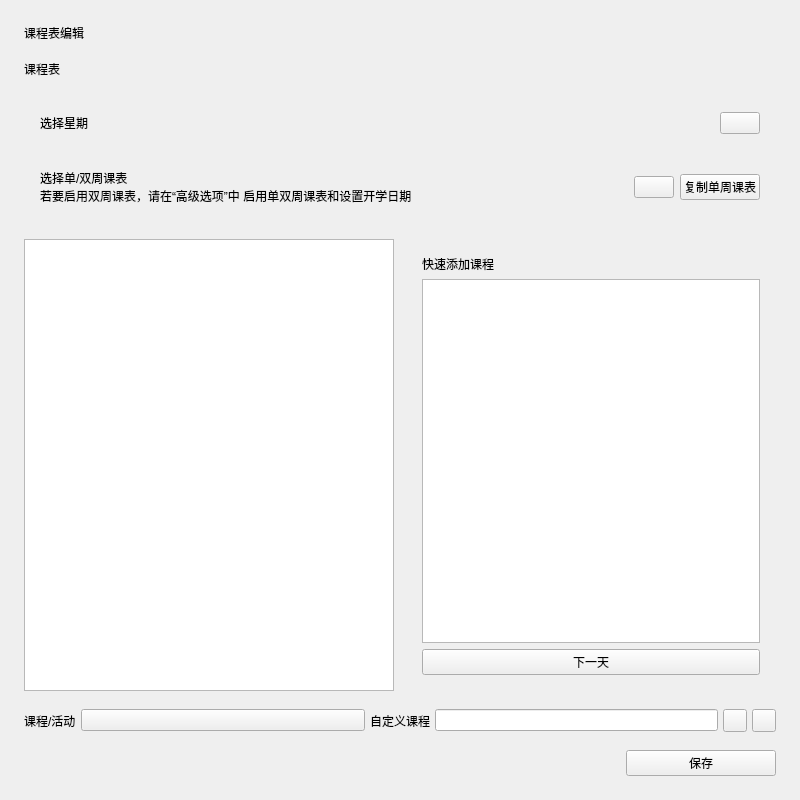
<?xml version="1.0" encoding="UTF-8"?>
<ui version="4.0">
 <class>Form</class>
 <widget class="QWidget" name="Form">
  <property name="geometry">
   <rect>
    <x>0</x>
    <y>0</y>
    <width>800</width>
    <height>800</height>
   </rect>
  </property>
  <property name="windowTitle">
   <string>Form</string>
  </property>
  <layout class="QVBoxLayout" name="verticalLayout_2">
   <property name="spacing">
    <number>18</number>
   </property>
   <property name="leftMargin">
    <number>24</number>
   </property>
   <property name="topMargin">
    <number>24</number>
   </property>
   <property name="rightMargin">
    <number>24</number>
   </property>
   <property name="bottomMargin">
    <number>24</number>
   </property>
   <item>
    <widget class="TitleLabel" name="TitleLabel">
     <property name="text">
      <string>课程表编辑</string>
     </property>
    <property name="wordWrap"><bool>true</bool></property></widget>
   </item>
   <item>
    <layout class="QHBoxLayout" name="horizontalLayout_5">
     <item>
      <widget class="SubtitleLabel" name="SubtitleLabel">
       <property name="text">
        <string>课程表</string>
       </property>
      <property name="wordWrap"><bool>true</bool></property></widget>
     </item>
    </layout>
   </item>
   <item>
    <layout class="QVBoxLayout" name="verticalLayout">
     <property name="spacing">
      <number>3</number>
     </property>
     <item>
      <widget class="CardWidget" name="CardWidget">
       <property name="sizePolicy">
        <sizepolicy hsizetype="Preferred" vsizetype="Minimum">
         <horstretch>0</horstretch>
         <verstretch>0</verstretch>
        </sizepolicy>
       </property>
       <property name="minimumSize">
        <size>
         <width>0</width>
         <height>0</height>
        </size>
       </property>
       <layout class="QHBoxLayout" name="horizontalLayout_2">
        <property name="leftMargin">
         <number>16</number>
        </property>
        <property name="topMargin">
         <number>16</number>
        </property>
        <property name="rightMargin">
         <number>16</number>
        </property>
        <property name="bottomMargin">
         <number>16</number>
        </property>
        <item>
         <widget class="StrongBodyLabel" name="StrongBodyLabel">
          <property name="text">
           <string>选择星期</string>
          </property>
         <property name="wordWrap"><bool>true</bool></property></widget>
        </item>
        <item>
         <widget class="ComboBox" name="week_combo">
          <property name="sizePolicy">
           <sizepolicy hsizetype="Maximum" vsizetype="Fixed">
            <horstretch>0</horstretch>
            <verstretch>0</verstretch>
           </sizepolicy>
          </property>
         </widget>
        </item>
       </layout>
      </widget>
     </item>
     <item>
      <widget class="CardWidget" name="CardWidget_2">
       <property name="minimumSize">
        <size>
         <width>0</width>
         <height>60</height>
        </size>
       </property>
       <layout class="QHBoxLayout" name="horizontalLayout_3">
        <property name="leftMargin">
         <number>16</number>
        </property>
        <property name="topMargin">
         <number>16</number>
        </property>
        <property name="rightMargin">
         <number>16</number>
        </property>
        <property name="bottomMargin">
         <number>16</number>
        </property>
        <item>
         <layout class="QVBoxLayout" name="verticalLayout_3">
          <property name="spacing">
           <number>0</number>
          </property>
          <item>
           <widget class="StrongBodyLabel" name="StrongBodyLabel_2">
            <property name="sizePolicy">
             <sizepolicy hsizetype="Expanding" vsizetype="Preferred">
              <horstretch>0</horstretch>
              <verstretch>0</verstretch>
             </sizepolicy>
            </property>
            <property name="text">
             <string>选择单/双周课表</string>
            </property>
           <property name="wordWrap"><bool>true</bool></property></widget>
          </item>
          <item>
           <widget class="CaptionLabel" name="CaptionLabel">
            <property name="text">
             <string>若要启用双周课表，请在“高级选项”中 启用单双周课表和设置开学日期</string>
            </property>
            <property name="wordWrap">
                 <bool>true</bool>
            </property>
            <property name="lightColor" stdset="0">
             <color alpha="150">
              <red>0</red>
              <green>0</green>
              <blue>0</blue>
             </color>
            </property>
            <property name="darkColor" stdset="0">
             <color alpha="200">
              <red>255</red>
              <green>255</green>
              <blue>255</blue>
             </color>
            </property>
           </widget>
          </item>
         </layout>
        </item>
        <item>
         <widget class="ComboBox" name="week_type_combo" />
        </item>
        <item>
         <widget class="PushButton" name="copy_schedule">
          <property name="text">
           <string>复制单周课表</string>
          </property>
         </widget>
        </item>
       </layout>
      </widget>
     </item>
    </layout>
   </item>
   <item>
    <layout class="QHBoxLayout" name="horizontalLayout_6">
     <property name="spacing">
      <number>12</number>
     </property>
     <item>
      <widget class="ListWidget" name="schedule_list">
       <property name="sizePolicy">
        <sizepolicy hsizetype="Preferred" vsizetype="Expanding">
         <horstretch>0</horstretch>
         <verstretch>0</verstretch>
        </sizepolicy>
       </property>
       <property name="defaultDropAction">
        <enum>Qt::IgnoreAction</enum>
       </property>
       <property name="alternatingRowColors">
        <bool>true</bool>
       </property>
      </widget>
     </item>
     <item>
      <widget class="ElevatedCardWidget" name="ElevatedCardWidget">
       <layout class="QVBoxLayout" name="verticalLayout_4">
        <property name="leftMargin">
         <number>16</number>
        </property>
        <property name="topMargin">
         <number>16</number>
        </property>
        <property name="rightMargin">
         <number>16</number>
        </property>
        <property name="bottomMargin">
         <number>16</number>
        </property>
        <item>
         <widget class="StrongBodyLabel" name="StrongBodyLabel_3">
          <property name="text">
           <string>快速添加课程</string>
          </property>
         <property name="wordWrap"><bool>true</bool></property></widget>
        </item>
        <item>
         <widget class="ListWidget" name="subject_list">
          <property name="sizePolicy">
           <sizepolicy hsizetype="Preferred" vsizetype="Expanding">
            <horstretch>0</horstretch>
            <verstretch>0</verstretch>
           </sizepolicy>
          </property>
          <property name="showDropIndicator" stdset="0">
           <bool>false</bool>
          </property>
          <property name="dragEnabled">
           <bool>false</bool>
          </property>
          <property name="dragDropOverwriteMode">
           <bool>false</bool>
          </property>
          <property name="dragDropMode">
           <enum>QAbstractItemView::NoDragDrop</enum>
          </property>
          <property name="defaultDropAction">
           <enum>Qt::IgnoreAction</enum>
          </property>
          <property name="alternatingRowColors">
           <bool>false</bool>
          </property>
          <property name="movement">
           <enum>QListView::Static</enum>
          </property>
          <property name="isWrapping" stdset="0">
           <bool>true</bool>
          </property>
          <property name="resizeMode">
           <enum>QListView::Adjust</enum>
          </property>
          <property name="layoutMode">
           <enum>QListView::SinglePass</enum>
          </property>
          <property name="viewMode">
           <enum>QListView::IconMode</enum>
          </property>
         </widget>
        </item>
        <item>
         <widget class="PushButton" name="quick_select_week">
          <property name="text">
           <string>下一天</string>
          </property>
         </widget>
        </item>
       </layout>
      </widget>
     </item>
    </layout>
   </item>
   <item>
    <layout class="QHBoxLayout" name="horizontalLayout">
     <property name="spacing">
      <number>5</number>
     </property>
     <item>
      <widget class="BodyLabel" name="BodyLabel_2">
       <property name="sizePolicy">
        <sizepolicy hsizetype="Fixed" vsizetype="Preferred">
         <horstretch>0</horstretch>
         <verstretch>0</verstretch>
        </sizepolicy>
       </property>
       <property name="text">
        <string>课程/活动</string>
       </property>
       <property name="alignment">
        <set>Qt::AlignLeading|Qt::AlignLeft|Qt::AlignVCenter</set>
       </property>
      <property name="wordWrap"><bool>true</bool></property></widget>
     </item>
     <item>
      <widget class="ComboBox" name="class_combo">
       <property name="sizePolicy">
        <sizepolicy hsizetype="Minimum" vsizetype="Fixed">
         <horstretch>0</horstretch>
         <verstretch>0</verstretch>
        </sizepolicy>
       </property>
      </widget>
     </item>
     <item>
      <widget class="BodyLabel" name="BodyLabel_3">
       <property name="sizePolicy">
        <sizepolicy hsizetype="Fixed" vsizetype="Preferred">
         <horstretch>0</horstretch>
         <verstretch>0</verstretch>
        </sizepolicy>
       </property>
       <property name="text">
        <string>自定义课程</string>
       </property>
      <property name="wordWrap"><bool>true</bool></property></widget>
     </item>
     <item>
      <widget class="LineEdit" name="custom_class">
       <property name="sizePolicy">
        <sizepolicy hsizetype="Minimum" vsizetype="Fixed">
         <horstretch>0</horstretch>
         <verstretch>0</verstretch>
        </sizepolicy>
       </property>
       <property name="readOnly">
        <bool>false</bool>
       </property>
      </widget>
     </item>
     <item>
      <widget class="ToolButton" name="set_button" />
     </item>
     <item>
      <widget class="ToolButton" name="clear_button" />
     </item>
    </layout>
   </item>
   <item>
    <layout class="QHBoxLayout" name="horizontalLayout_4" stretch="0,0">
     <property name="spacing">
      <number>2</number>
     </property>
     <item>
      <spacer name="horizontalSpacer">
       <property name="orientation">
        <enum>Qt::Horizontal</enum>
       </property>
       <property name="sizeHint" stdset="0">
        <size>
         <width>40</width>
         <height>20</height>
        </size>
       </property>
      </spacer>
     </item>
     <item>
      <widget class="PrimaryPushButton" name="save_schedule">
       <property name="sizePolicy">
        <sizepolicy hsizetype="Fixed" vsizetype="Minimum">
         <horstretch>0</horstretch>
         <verstretch>0</verstretch>
        </sizepolicy>
       </property>
       <property name="minimumSize">
        <size>
         <width>150</width>
         <height>0</height>
        </size>
       </property>
       <property name="text">
        <string>保存</string>
       </property>
      </widget>
     </item>
    </layout>
   </item>
  </layout>
 </widget>
 <customwidgets>
  <customwidget>
   <class>ComboBox</class>
   <extends>QPushButton</extends>
   <header>qfluentwidgets</header>
  </customwidget>
  <customwidget>
   <class>PushButton</class>
   <extends>QPushButton</extends>
   <header>qfluentwidgets</header>
  </customwidget>
  <customwidget>
   <class>PrimaryPushButton</class>
   <extends>PushButton</extends>
   <header>qfluentwidgets</header>
  </customwidget>
  <customwidget>
   <class>ToolButton</class>
   <extends>QToolButton</extends>
   <header>qfluentwidgets</header>
  </customwidget>
  <customwidget>
   <class>CardWidget</class>
   <extends>QFrame</extends>
   <header>qfluentwidgets</header>
   <container>1</container>
  </customwidget>
  <customwidget>
   <class>ElevatedCardWidget</class>
   <extends>SimpleCardWidget</extends>
   <header>qfluentwidgets</header>
   <container>1</container>
  </customwidget>
  <customwidget>
   <class>SimpleCardWidget</class>
   <extends>CardWidget</extends>
   <header>qfluentwidgets</header>
   <container>1</container>
  </customwidget>
  <customwidget>
   <class>CaptionLabel</class>
   <extends>QLabel</extends>
   <header>qfluentwidgets</header>
  </customwidget>
  <customwidget>
   <class>BodyLabel</class>
   <extends>QLabel</extends>
   <header>qfluentwidgets</header>
  </customwidget>
  <customwidget>
   <class>StrongBodyLabel</class>
   <extends>QLabel</extends>
   <header>qfluentwidgets</header>
  </customwidget>
  <customwidget>
   <class>SubtitleLabel</class>
   <extends>QLabel</extends>
   <header>qfluentwidgets</header>
  </customwidget>
  <customwidget>
   <class>TitleLabel</class>
   <extends>QLabel</extends>
   <header>qfluentwidgets</header>
  </customwidget>
  <customwidget>
   <class>LineEdit</class>
   <extends>QLineEdit</extends>
   <header>qfluentwidgets</header>
  </customwidget>
  <customwidget>
   <class>ListWidget</class>
   <extends>QListWidget</extends>
   <header>qfluentwidgets</header>
  </customwidget>
 </customwidgets>
 <resources />
 <connections />
</ui>
